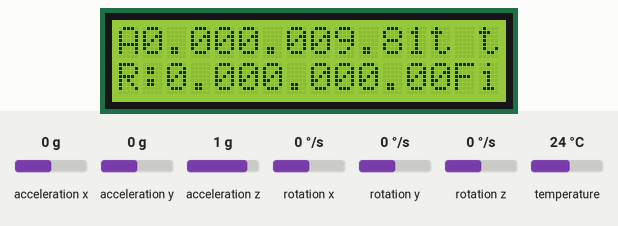
Simulated run of this sketch. Board: Arduino Leonardo, built with avr-gcc and run on an emulated ATmega32U4. Parts: 16×2 character LCD. The test bench sets the inputs (shaded band); at power-on: acceleration x 0 g, acceleration y 0 g, rotation x 0 °/s, rotation y 0 °/s, rotation z 0 °/s, acceleration z 1 g, temperature 24 °C. What the sketch prints to the serial monitor is not drawn.

Above: at 1.3 s.
1.4 s: acceleration x set to -1.4 g
At 3.2 s:
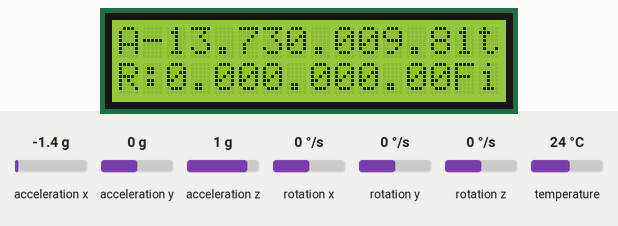
3.7 s: acceleration y set to -1.4 g
At 5.3 s:
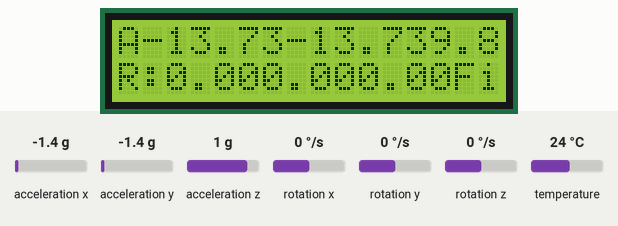
5.7 s: rotation x set to -192 °/s
At 7.4 s:
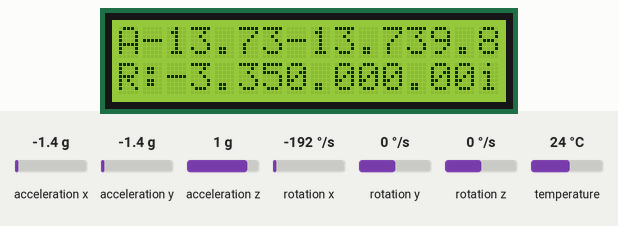
7.7 s: rotation y set to -192 °/s
At 9.4 s:
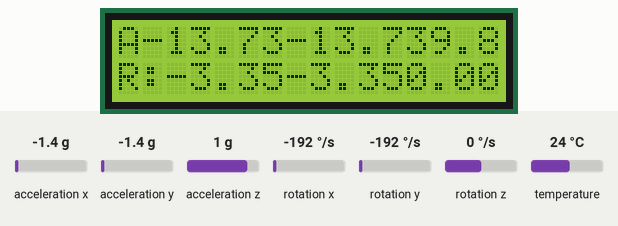
9.7 s: rotation z set to -192 °/s
At 10.6 s:
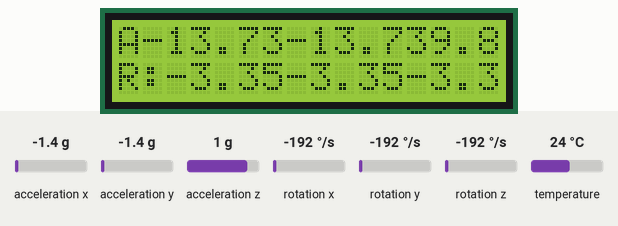
11.7 s: acceleration z set to -1.4 g
At 12.8 s:
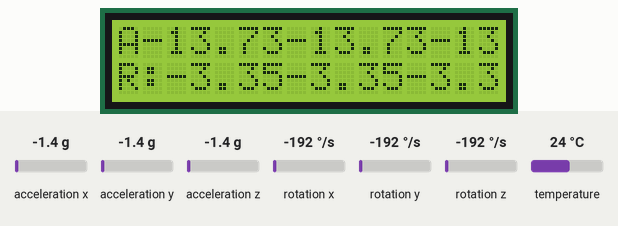
Timing chart, 0 to 14.7 s (numbered marks = the images above; inputs shaded):
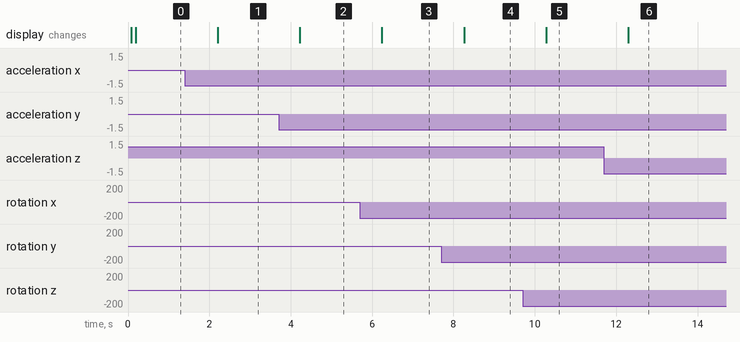

The sketch:

gyro_2.ino
```cpp
#include <Adafruit_MPU6050.h>
#include <Adafruit_Sensor.h>
#include <LiquidCrystal.h>
#include <Wire.h>
const int rs = 8, en = 9, d4 = 10, d5 = 11, d6 = 12, d7 = 13;
LiquidCrystal lcd(rs, en, d4, d5, d6, d7);

Adafruit_MPU6050 mpu;

void setup(void) {
  Serial.begin(115200);
   lcd.begin(16, 2);
  while (!Serial)
    delay(10); // will pause Zero, Leonardo, etc until serial console opens

  Serial.println("Adafruit MPU6050 test!");

  // Try to initialize!
  if (!mpu.begin()) {
    Serial.println("Failed to find MPU6050 chip");
    while (1) {
      delay(10);
    }
  }

  Serial.println("MPU6050 Found!");

  mpu.setAccelerometerRange(MPU6050_RANGE_8_G);
  lcd.print("Acc. range set to: ");
  switch (mpu.getAccelerometerRange()) {
  case MPU6050_RANGE_2_G:
    lcd.print("+-2G");
    break;
  case MPU6050_RANGE_4_G:
    lcd.print("+-4G");
    break;
  case MPU6050_RANGE_8_G:
    lcd.print("+-8G");
    break;
  case MPU6050_RANGE_16_G:
    lcd.print("+-16G");
    break;
  }
  mpu.setGyroRange(MPU6050_RANGE_500_DEG);
  lcd.print("Gyro range set to: ");
  switch (mpu.getGyroRange()) {
  case MPU6050_RANGE_250_DEG:
    lcd.print("+- 250 deg/s");
    break;
  case MPU6050_RANGE_500_DEG:
    lcd.print("+- 500 deg/s");
    break;
  case MPU6050_RANGE_1000_DEG:
    lcd.print("+- 1000 deg/s");
    break;
  case MPU6050_RANGE_2000_DEG:
    lcd.print("+- 2000 deg/s");
    break;
  }

  mpu.setFilterBandwidth(MPU6050_BAND_21_HZ);
  lcd.print("Filter bandwidth set to: ");
  switch (mpu.getFilterBandwidth()) {
  case MPU6050_BAND_260_HZ:
    lcd.print("260 Hz");
    break;
  case MPU6050_BAND_184_HZ:
    lcd.print("184 Hz");
    break;
  case MPU6050_BAND_94_HZ:
    lcd.print("94 Hz");
    break;
  case MPU6050_BAND_44_HZ:
    lcd.print("44 Hz");
    break;
  case MPU6050_BAND_21_HZ:
    lcd.print("21 Hz");
    break;
  case MPU6050_BAND_10_HZ:
    lcd.print("10 Hz");
    break;
  case MPU6050_BAND_5_HZ:
    lcd.print("5 Hz");
    break;
  }

  lcd.print("");
  delay(100);

}

void loop() {

  /* Get new sensor events with the readings */
  sensors_event_t a, g, temp;
  mpu.getEvent(&a, &g, &temp);

  /* Print out the values */
  lcd.setCursor(0,0);
  lcd.print("A");
  lcd.print(a.acceleration.x);
  //lcd.print("Y:");
  lcd.print(a.acceleration.y);
  //lcd.print("Z:");
  lcd.print(a.acceleration.z);
  //lcd.print("m/s^2");
  lcd.setCursor(0,1);
  lcd.print("R:");
  lcd.print(g.gyro.x);
  //lcd.print("Y:");
  lcd.print(g.gyro.y);
  //lcd.print("Z:");
  lcd.print(g.gyro.z);
  //lcd.print("rad/s");

  lcd.print("");
  delay(1000);
}
```

Measured:
- after the input at 1.4 s, the display: changes after 0.81 s (image 1)
- after the input at 3.7 s, the display: changes after 0.53 s (image 2)
- after the input at 5.7 s, the display: changes after 0.54 s (image 3)
- after the input at 7.7 s, the display: changes after 0.56 s (image 4)
- after the input at 9.7 s, the display: changes after 0.58 s (image 5)
- after the input at 11.7 s, the display: changes after 0.60 s (image 6)
